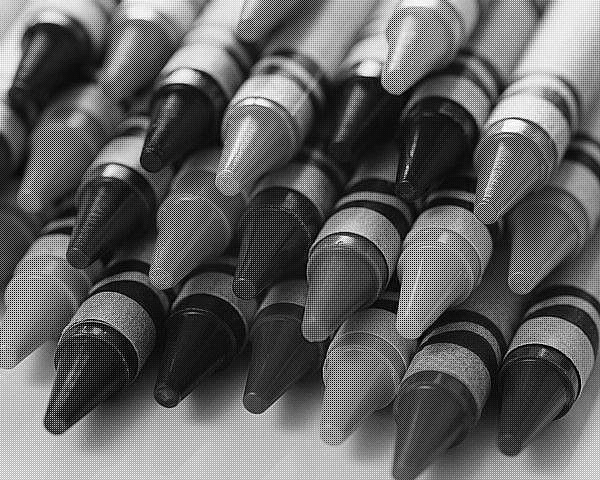
#> input picture Demosaic/images/crayons_mosaic.bmp, 600 x 480 px
$ python demosaic.py
#> lines starting #> are read from the running program, lines starting #| are printed output that depends on the picture
### Demosaic/library.py
import cv2
import numpy as np


def get_shape(img):
    height = img.shape[1]
    width = img.shape[0]

    return width, height


def get_kernel():
    b_kernel = np.ones((5, 5), np.uint8) / 6
    g_kernel = np.ones((5, 5), np.uint8) / 6
    r_kernel = np.ones((5, 5), np.uint8) / 12

    return b_kernel, g_kernel, r_kernel


def fetch_mask(shape):
    b_mask = np.zeros(shape, dtype=np.uint8)
    b_mask[:, ::2] = 1
    b_mask[1::2] = 0

    g_mask = np.zeros(shape, dtype=np.uint8)
    g_mask[1::2, 1::2] = 1

    r_mask = np.zeros(shape, dtype=np.uint8)
    r_mask[:, 1::2] = 1
    r_mask[1::2] = 0
    r_mask[1::2, ::2] = 1

    return b_mask, g_mask, r_mask


def prepare_channel(channel_index, channel_matrix, shape):
    channel = cv2.bitwise_and(
        channel_matrix, channel_matrix, mask=fetch_mask(shape)[channel_index]
    )
    filtered = cv2.filter2D(channel, -1, get_kernel()[channel_index])

    return channel, filtered

### Demosaic/demosaic.py
import cv2
import library as lb
import numpy as np

if __name__ == "__main__":
    img = cv2.imread("images/crayons_mosaic.bmp")
#> img is the input picture: shape (480, 600, 3); min 0, max 255, mean 98.1
    org = cv2.imread("images/crayons.jpg.jpg")

    b, g, r = cv2.split(img)

    shape = lb.get_shape(img)
#> shape = (480, 600)

    blue = lb.prepare_channel(0, b, shape)
#> in prepare_channel, `channel = cv2.bitwise_and( channel_matrix, channel_matrix, mask=fetch_..`:
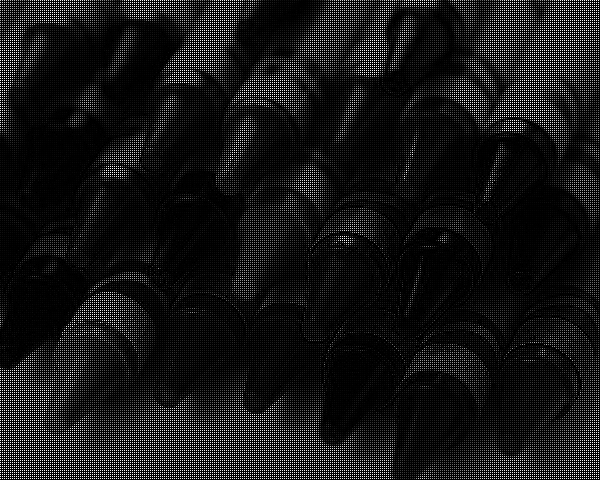
#> channel: shape (480, 600); min 0, max 255, mean 21.9
#> in prepare_channel, `filtered = cv2.filter2D(channel, -1, get_kernel()[channel_index])`:
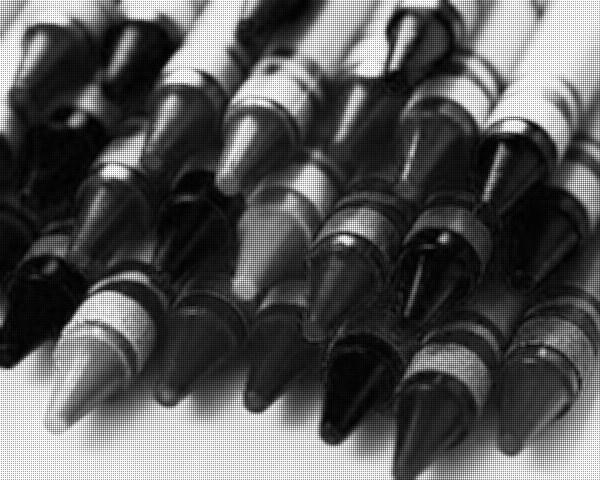
#> filtered: shape (480, 600); min 0, max 255, mean 86.9
    green = lb.prepare_channel(1, g, shape)
#> call 2 of prepare_channel, with channel_index = 1, shape = (480, 600)
#> in prepare_channel (call 2), `channel = cv2.bitwise_and( channel_matrix, channel_matrix, mask=fetch_..`:
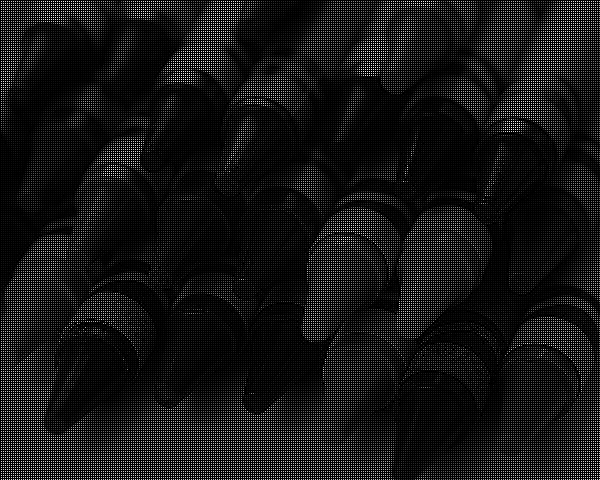
#> channel: shape (480, 600); min 0, max 255, mean 21.7
#> in prepare_channel (call 2), `filtered = cv2.filter2D(channel, -1, get_kernel()[channel_index])`:
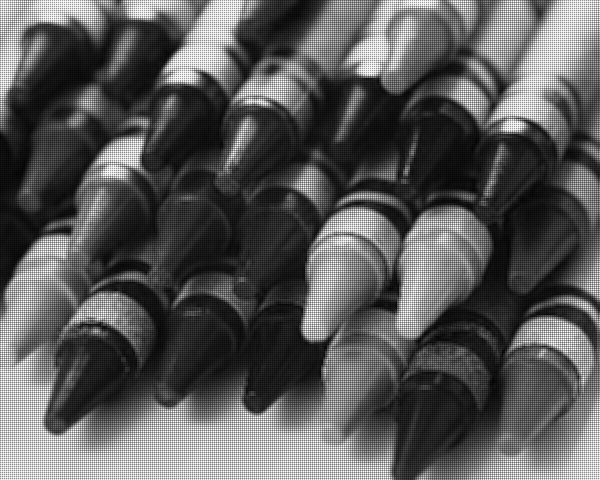
#> filtered: shape (480, 600); min 3, max 255, mean 88.9
    red = lb.prepare_channel(2, r, shape)
#> call 3 of prepare_channel, with channel_index = 2, shape = (480, 600)
#> in prepare_channel (call 3), `channel = cv2.bitwise_and( channel_matrix, channel_matrix, mask=fetch_..`:
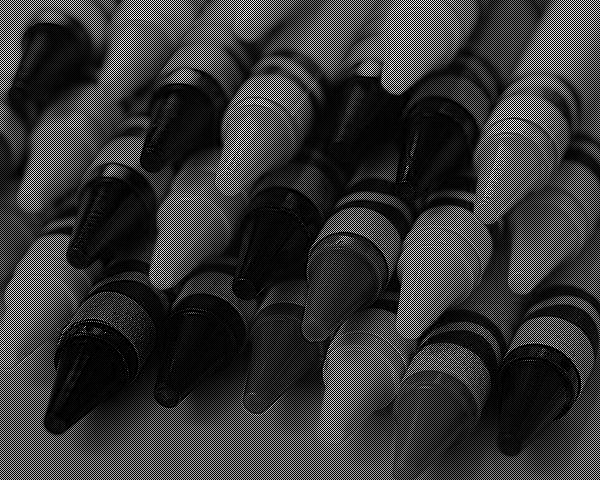
#> channel: shape (480, 600); min 0, max 255, mean 54.6
#> in prepare_channel (call 3), `filtered = cv2.filter2D(channel, -1, get_kernel()[channel_index])`:
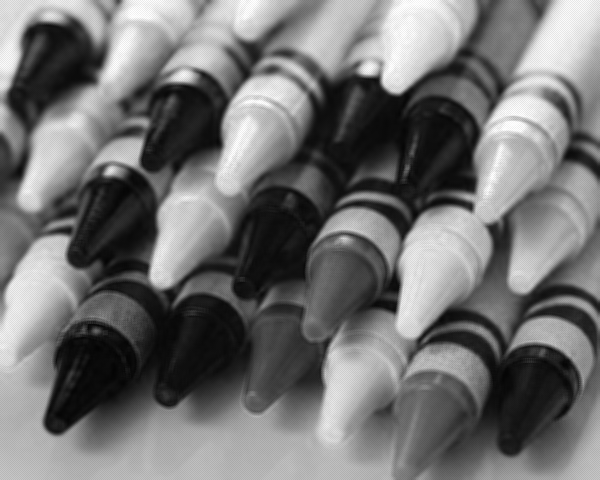
#> filtered: shape (480, 600); min 3, max 255, mean 113.7

#> (the run stopped early here; a loop or call above may not have finished)

$ run again, with Demosaic/images/oldwell_mosaic.bmp copied over Demosaic/images/crayons_mosaic.bmp
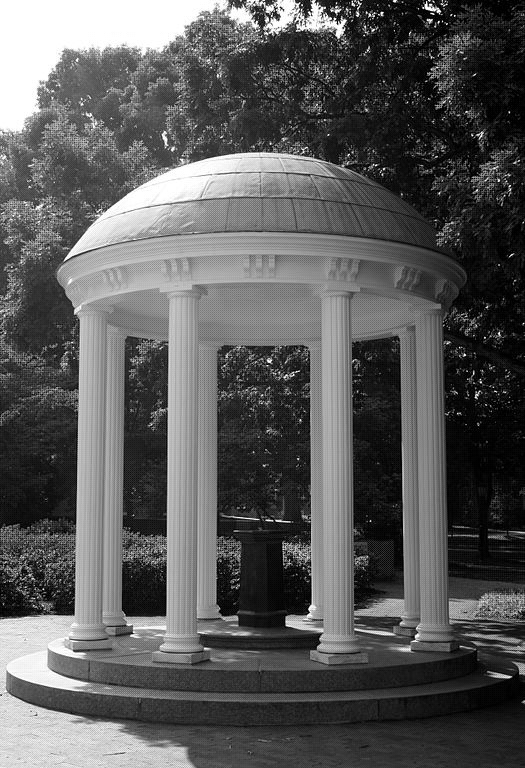
#> input picture Demosaic/images/oldwell_mosaic.bmp, 525 x 768 px
#> img is the input picture: shape (768, 525, 3); min 0, max 255, mean 90.1
#> shape = (768, 525)
#> in prepare_channel (call 3), `channel = cv2.bitwise_and( channel_matrix, channel_matrix, mask=fetch_..`:
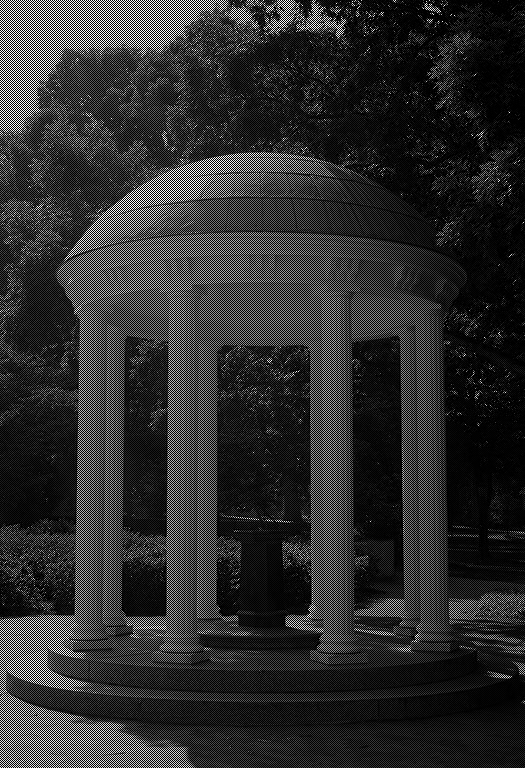
#> channel: shape (768, 525); min 0, max 255, mean 45.7
#> in prepare_channel (call 3), `filtered = cv2.filter2D(channel, -1, get_kernel()[channel_index])`:
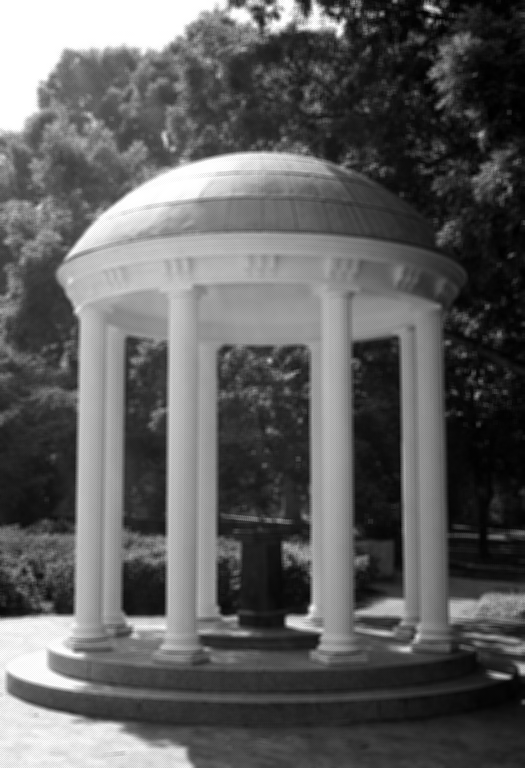
#> filtered: shape (768, 525); min 0, max 255, mean 94.9

$ run again, with Demosaic/images/pencils_mosaic.bmp copied over Demosaic/images/crayons_mosaic.bmp
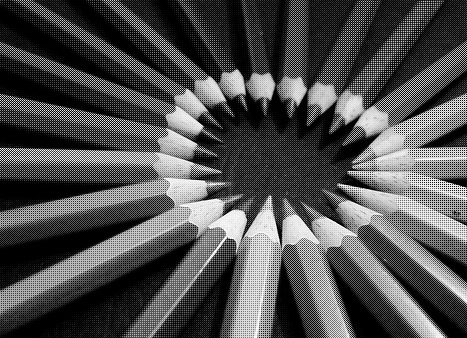
#> input picture Demosaic/images/pencils_mosaic.bmp, 467 x 338 px
#> img is the input picture: shape (338, 467, 3); min 0, max 255, mean 79.7
#> shape = (338, 467)
#> in prepare_channel (call 3), `channel = cv2.bitwise_and( channel_matrix, channel_matrix, mask=fetch_..`:
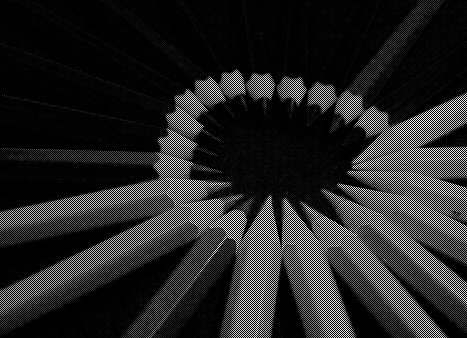
#> channel: shape (338, 467); min 0, max 255, mean 36.7
#> in prepare_channel (call 3), `filtered = cv2.filter2D(channel, -1, get_kernel()[channel_index])`:
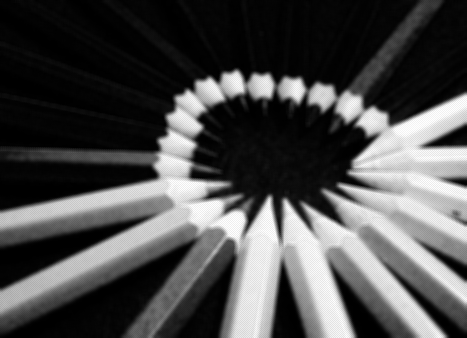
#> filtered: shape (338, 467); min 0, max 255, mean 76.4
